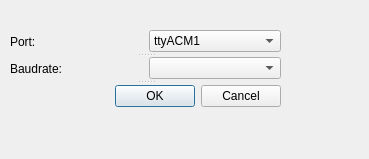
<?xml version="1.0" encoding="UTF-8"?>
<ui version="4.0">
 <class>SerialOptions</class>
 <widget class="QDialog" name="SerialOptions">
  <property name="geometry">
   <rect>
    <x>0</x>
    <y>0</y>
    <width>369</width>
    <height>159</height>
   </rect>
  </property>
  <property name="windowTitle">
   <string>Port Options</string>
  </property>
  <widget class="QSplitter" name="splitter_2">
   <property name="geometry">
    <rect>
     <x>10</x>
     <y>30</y>
     <width>271</width>
     <height>79</height>
    </rect>
   </property>
   <property name="orientation">
    <enum>Qt::Vertical</enum>
   </property>
   <widget class="QSplitter" name="splitter">
    <property name="orientation">
     <enum>Qt::Vertical</enum>
    </property>
    <widget class="QWidget" name="layoutWidget_3">
     <layout class="QHBoxLayout" name="horizontalLayout_3">
      <item>
       <widget class="QLabel" name="label">
        <property name="text">
         <string>Port:</string>
        </property>
       </widget>
      </item>
      <item>
       <widget class="QComboBox" name="comboBox">
        <item>
         <property name="text">
          <string>ttyACM1</string>
         </property>
        </item>
       </widget>
      </item>
     </layout>
    </widget>
    <widget class="QWidget" name="layoutWidget_2">
     <layout class="QHBoxLayout" name="horizontalLayout_2">
      <item>
       <widget class="QLabel" name="label_2">
        <property name="text">
         <string>Baudrate:</string>
        </property>
       </widget>
      </item>
      <item>
       <widget class="QComboBox" name="comboBox_2"/>
      </item>
     </layout>
    </widget>
   </widget>
   <widget class="QDialogButtonBox" name="buttonBox">
    <property name="orientation">
     <enum>Qt::Horizontal</enum>
    </property>
    <property name="standardButtons">
     <set>QDialogButtonBox::Cancel|QDialogButtonBox::Ok</set>
    </property>
   </widget>
  </widget>
 </widget>
 <resources/>
 <connections>
  <connection>
   <sender>buttonBox</sender>
   <signal>accepted()</signal>
   <receiver>SerialOptions</receiver>
   <slot>accept()</slot>
   <hints>
    <hint type="sourcelabel">
     <x>248</x>
     <y>254</y>
    </hint>
    <hint type="destinationlabel">
     <x>157</x>
     <y>274</y>
    </hint>
   </hints>
  </connection>
  <connection>
   <sender>buttonBox</sender>
   <signal>rejected()</signal>
   <receiver>SerialOptions</receiver>
   <slot>reject()</slot>
   <hints>
    <hint type="sourcelabel">
     <x>316</x>
     <y>260</y>
    </hint>
    <hint type="destinationlabel">
     <x>286</x>
     <y>274</y>
    </hint>
   </hints>
  </connection>
 </connections>
</ui>
